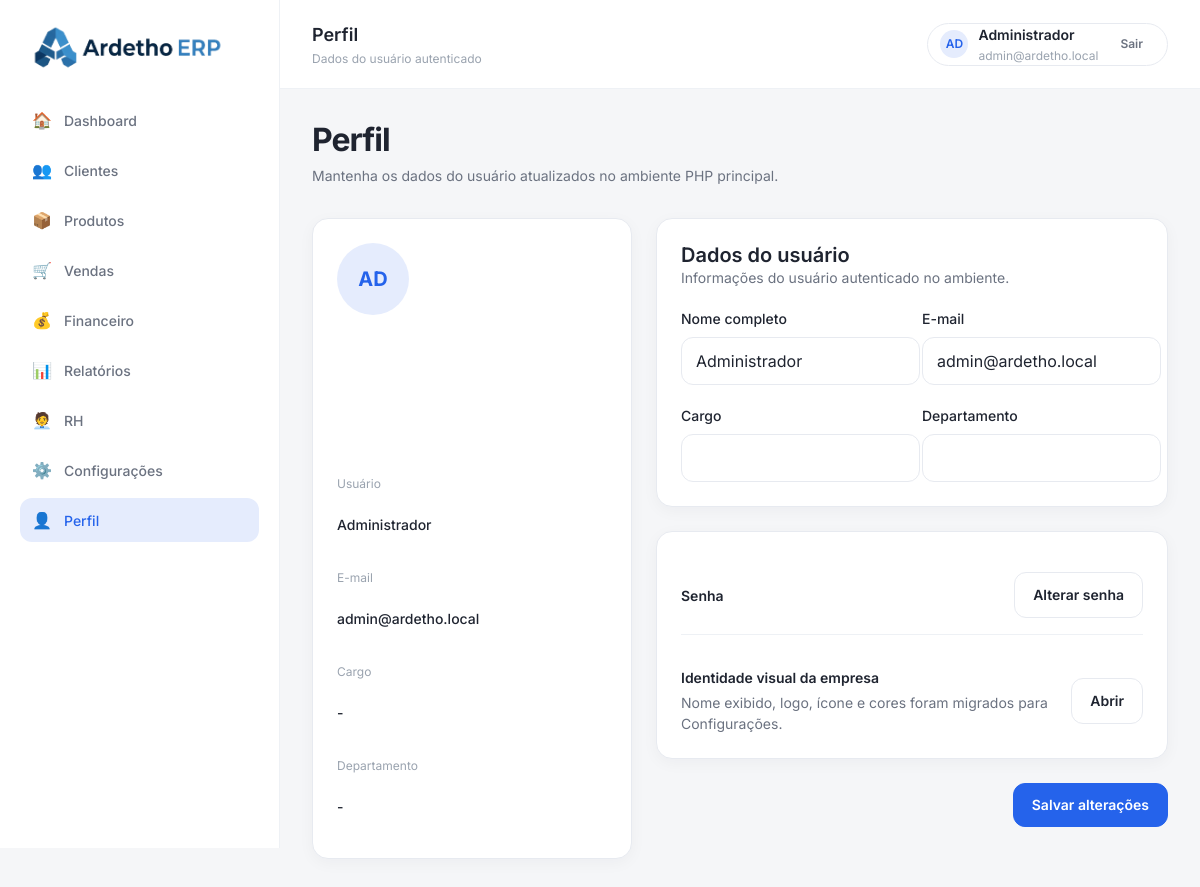
The app's page /perfil.php (signed in) with its own data.
### tables this page shows
CREATE TABLE IF NOT EXISTS usuarios (
  id_usuario INT UNSIGNED NOT NULL AUTO_INCREMENT,
  nome VARCHAR(120) NOT NULL,
  email VARCHAR(190) NOT NULL,
  cargo VARCHAR(100) NULL,
  departamento VARCHAR(100) NULL,
  senha_hash VARCHAR(255) NOT NULL,
  ativo TINYINT(1) NOT NULL DEFAULT 1,
  perfil_acesso VARCHAR(20) NOT NULL DEFAULT 'Usuário',
  status VARCHAR(10) NOT NULL DEFAULT 'Ativo',
  trocar_senha TINYINT(1) NOT NULL DEFAULT 0,
  data_cadastro DATETIME NOT NULL DEFAULT CURRENT_TIMESTAMP,
  ultimo_login DATETIME NULL,
  PRIMARY KEY (id_usuario),
  UNIQUE KEY uq_usuarios_email (email)
);

### config/database.php (called while the page is built, shortened)
<?php
function obterVariavelAmbiente(string $nome, string $padrao): string
{
    $valor = getenv($nome);
    if ($valor === false || $valor === '') {
        return $padrao;
    }
    return $valor;
}
function obterConfiguracaoBanco(): array
{
    return [
        'host' => obterVariavelAmbiente('DB_HOST', '127.0.0.1'),
        'port' => obterVariavelAmbiente('DB_PORT', '3306'),
        'dbname' => obterVariavelAmbiente('DB_NAME', 'ardetho_erp'),
        'user' => obterVariavelAmbiente('DB_USER', 'root'),
        'password' => obterVariavelAmbiente('DB_PASS', ''),
        'charset' => 'utf8mb4',
    ];
}
function obterConexaoBanco(): PDO
{
    static $pdo = null;
    if ($pdo instanceof PDO) {
        return $pdo;
    }
    $config = obterConfiguracaoBanco();
    $dsn = sprintf(
        'mysql:host=%s;port=%s;dbname=%s;charset=%s',
        $config['host'],
        $config['port'],
        $config['dbname'],
        $config['charset']
    );
    try {
        $pdo = new PDO(
            $dsn,
            $config['user'],
            $config['password'],
            [
                PDO::ATTR_ERRMODE => PDO::ERRMODE_EXCEPTION,
                PDO::ATTR_DEFAULT_FETCH_MODE => PDO::FETCH_ASSOC,
                PDO::ATTR_EMULATE_PREPARES => false,
            ]
        );
    } catch (PDOException $exception) {
        error_log('Falha ao conectar ao banco Ardetho ERP: ' . $exception->getMessage());
        throw new RuntimeException('Nao foi possivel conectar ao banco de dados.');
    }
    return $pdo;
}

### includes/auth.php (called while the page is built, shortened)
<?php
function usuarioAutenticado(): bool
{
    return isset($_SESSION['usuario'])
        && is_array($_SESSION['usuario'])
        && !empty($_SESSION['usuario']['id_usuario'])
        && !empty($_SESSION['usuario']['email']);
}
function usuarioAtual(): ?array
{
    return $_SESSION['usuario'];
}
function exigirAutenticacao(): void
{
    require_once __DIR__ . '/../config/database.php';
    $consulta = obterConexaoBanco()->prepare(
        'SELECT id_usuario, nome, email, cargo, departamento, ativo, perfil_acesso, status, trocar_senha
           FROM usuarios WHERE id_usuario = :id_usuario LIMIT 1'
    );
    $consulta->execute(['id_usuario' => (int) $_SESSION['usuario']['id_usuario']]);
}

### controllers/PerfilController.php (called while the page is built, shortened)
<?php
require_once __DIR__ . '/../config/database.php';
require_once __DIR__ . '/../includes/auth.php';
require_once __DIR__ . '/../includes/csrf.php';
require_once __DIR__ . '/../includes/flash.php';
class PerfilController
{
    private PDO $pdo;
    public function __construct()
    {
        $this->pdo = obterConexaoBanco();
    }
    public function index(): array
    {
        $usuarioSessao = usuarioAtual();
        $idUsuario = (int) ($usuarioSessao['id_usuario'] ?? 0);
        $usuario = $this->buscarUsuario($idUsuario);
        return [
            'usuario' => $usuario,
            'flash' => obterFlash(),
            'csrf' => csrfToken(),
        ];
    }
    private function buscarUsuario(int $idUsuario): ?array
    {
        $consulta = $this->pdo->prepare(
            'SELECT id_usuario, nome, email, cargo, departamento, perfil_acesso, status, trocar_senha
               FROM usuarios
              WHERE id_usuario = :id_usuario
              LIMIT 1'
        );
        $consulta->execute(['id_usuario' => $idUsuario]);
        $usuario = $consulta->fetch();
        return $usuario ?: null;
    }
    public static function iniciais(string $nome): string
    {
        $partes = preg_split('/\s+/', trim($nome)) ?: [];
        if (count($partes) === 1 && $partes[0] !== '') {
            return strtoupper(substr($partes[0], 0, 2));
        }
        return 'UA';
    }
}

### includes/flash.php (called while the page is built, shortened)
<?php
require_once __DIR__ . '/auth.php';
function obterFlash(): ?array
{
    if (empty($_SESSION['flash']) || !is_array($_SESSION['flash'])) {
        return null;
    }
    $flash = $_SESSION['flash'];
    return $flash;
}

### includes/csrf.php (called while the page is built, shortened)
<?php
require_once __DIR__ . '/auth.php';
function csrfToken(): string
{
    return $_SESSION['csrf_token'];
}

### includes/view.php (called while the page is built, shortened)
<?php
function e(mixed $valor): string
{
    return htmlspecialchars((string) $valor, ENT_QUOTES, 'UTF-8');
}

### perfil.php (the view, shortened to what this page needs)
<?php
require __DIR__ . '/includes/auth.php';
exigirAutenticacao();
require __DIR__ . '/controllers/PerfilController.php';
require __DIR__ . '/includes/view.php';
$controller = new PerfilController();
$viewData = $controller->index();
$usuario = $viewData['usuario'];
$iniciais = PerfilController::iniciais((string) ($usuario['nome'] ?? ''));
require __DIR__ . '/includes/header.php';
require __DIR__ . '/includes/sidebar.php';
require __DIR__ . '/includes/topbar.php';
?>
<section class="app-content">
        <div class="content-container">
          <div class="page-header">
            <div class="page-header-content">
              <h1 class="page-title">Perfil</h1>
              <p class="page-description">
                Mantenha os dados do usuário atualizados no ambiente PHP principal.
              </p>
            </div>
          </div>
          <div class="content-stack">
            <section class="profile-layout">
              <article class="profile-card">
                <div class="profile-avatar-large" id="profile-avatar-large"><?= e($iniciais) ?></div>
                <div class="profile-info-list">
                  <div class="profile-info-item">
                    <span class="profile-info-label">Usuário</span>
                    <span class="profile-info-value" id="profile-name"><?= e($usuario['nome'] ?? '') ?></span>
                  </div>
                  <div class="profile-info-item">
                    <span class="profile-info-label">E-mail</span>
                    <span class="profile-info-value" id="profile-email"><?= e($usuario['email'] ?? '') ?></span>
                  </div>
                  <div class="profile-info-item">
                    <span class="profile-info-label">Cargo</span>
                    <span class="profile-info-value" id="profile-role"><?= e(($usuario['cargo'] ?? '') ?: '-') ?></span>
                  </div>
                  <div class="profile-info-item">
                    <span class="profile-info-label">Departamento</span>
                    <span class="profile-info-value"><?= e(($usuario['departamento'] ?? '') ?: '-') ?></span>
                  </div>
                </div>
              </article>
              <form class="content-stack" method="post" action="perfil.php">
                <article class="page-card">
                  <div class="page-card-header">
                    <div>
                      <h2 class="page-card-title">Dados do usuário</h2>
                      <p class="page-card-description">Informações do usuário autenticado no ambiente.</p>
                    </div>
                  </div>
                  <div class="form-grid">
                    <div class="form-group">
                      <label for="profile-full-name">Nome completo</label>
                      <input id="profile-full-name" name="nome" class="input-default" type="text" value="<?= e($usuario['nome'] ?? '') ?>" />
                    </div>
                    <div class="form-group">
                      <label for="profile-email-input">E-mail</label>
                      <input id="profile-email-input" name="email" class="input-default" type="email" value="<?= e($usuario['email'] ?? '') ?>" />
                    </div>
                    <div class="form-group">
                      <label for="profile-role-input">Cargo</label>
                      <input id="profile-role-input" name="cargo" class="input-default" type="text" value="<?= e($usuario['cargo'] ?? '') ?>" />
                    </div>
                    <div class="form-group">
                      <label for="profile-department-input">Departamento</label>
                      <input id="profile-department-input" name="departamento" class="input-default" type="text" value="<?= e($usuario['departamento'] ?? '') ?>" />
                    </div>
                  </div>
                </article>
                <article class="page-card">
                  <div class="option-list">
                    <div class="option-item">
                      <div class="option-content"><span class="option-title">Senha</span></div>
                      <a href="alterar-senha.php" class="btn-secondary">Alterar senha</a>
                    </div>
                    <div class="option-item">
                      <div class="option-content">
                        <span class="option-title">Identidade visual da empresa</span>
                        <span class="option-description">Nome exibido, logo, ícone e cores foram migrados para Configurações.</span>
                      </div>
                      <a href="configuracoes.php" class="btn-secondary">Abrir</a>
                    </div>
                  </div>
                </article>
                <div class="client-form-actions">
                  <button type="submit" class="btn-primary">Salvar alterações</button>
                </div>
              </form>
            </section>
          </div>
        </div>
      </section>
<?php require __DIR__ . '/includes/footer.php'; ?>

### assets/css/variables.css (style rules this page uses)
:root { --color-bg-page: #F5F6F8; --color-bg-sidebar: #FFFFFF; --color-bg-topbar: #FFFFFF; --color-surface: #FFFFFF; --color-surface-muted: #FAFBFC; --color-surface-hover: #F0F3F7; --color-border: #E7EAF0; --color-border-strong: #D9DEE7; --color-divider: #EEF1F5; --color-text-main: #1F2430; --color-text-secondary: #6B7280; --color-text-muted: #9AA3AF; --color-text-inverse: #FFFFFF; --color-primary: #2F80ED; --color-primary-hover: #1D72E8; --color-primary-soft: #EAF3FF; --brand-primary-custom: #2563EB; --brand-accent-custom: #60A5FA; --brand-primary-soft-custom: #EAF3FF; --color-theme-dark-bg: #0F172A; --color-theme-dark-surface: #111827; --color-theme-dark-control: #0B1220; --color-theme-dark-border: #1F2937; --color-theme-dark-control-border: #334155; --color-theme-dark-text: #E5E7EB; --color-theme-dark-text-strong: #F9FAFB; --color-theme-dark-text-muted: #CBD5E1; --color-success: #36B37E; --color-success-soft: #E7F7F0; --color-warning: #C89B12; --color-warning-soft: #FBF3D8; --color-danger: #E05658; --color-danger-soft: #FDEBEC; --color-info: #2F80ED; --color-info-soft: #EAF3FF; --color-neutral: #7C8798; --color-neutral-soft: #F2F4F7; --font-family-base: "Inter", sans-serif; --font-size-xs: 12px; --font-size-sm: 14px; --font-size-md: 16px; --font-size-lg: 20px; --font-size-xl: 24px; --font-size-2xl: 32px; --font-size-3xl: 40px; --font-weight-regular: 400; --font-weight-medium: 500; --font-weight-semibold: 600; --font-weight-bold: 700; --line-height-tight: 1.2; --line-height-base: 1.5; --line-height-relaxed: 1.7; --space-xxs: 4px; --space-xs: 8px; --space-sm: 12px; --space-md: 16px; --space-lg: 20px; --space-xl: 24px; --space-2xl: 32px; --space-3xl: 40px; --space-4xl: 48px; --space-5xl: 64px; --radius-sm: 8px; --radius-md: 12px; --radius-lg: 16px; --radius-xl: 20px; --radius-pill: 999px; --shadow-soft: 0 4px 16px rgba(17, 24, 39, 0.04); --shadow-card: 0 8px 24px rgba(17, 24, 39, 0.06); --shadow-hover: 0 12px 28px rgba(17, 24, 39, 0.08); --container-width: 1280px; --sidebar-width: 280px; --topbar-height: 88px; --content-max-width: 1440px; --transition-base: all 0.25s ease; }

### assets/css/global.css (style rules this page uses)
html { scroll-behavior: smooth; }
body { margin: 0; background: var(--color-bg-page); color: var(--color-text-main); font-family: var(--font-family-base); font-size: var(--font-size-md); font-weight: var(--font-weight-regular); line-height: var(--line-height-base); -webkit-font-smoothing: antialiased; -moz-osx-font-smoothing: grayscale; }
html, body { max-width: 100%; overflow-x: hidden; }
body { -webkit-overflow-scrolling: touch; }
a { color: inherit; text-decoration: none; transition: var(--transition-base); }
button, input, textarea, select { font: inherit; }
h1, h2, h3, h4, h5, h6 { margin: 0; color: var(--color-text-main); line-height: var(--line-height-tight); }
h1 { font-size: var(--font-size-3xl); font-weight: var(--font-weight-bold); }
h2 { font-size: var(--font-size-xl); font-weight: var(--font-weight-bold); }
p { margin: 0; color: var(--color-text-secondary); line-height: var(--line-height-relaxed); }

### assets/css/layout.css (style rules this page uses)
.app-content { flex: 1; padding: 32px; }
.content-container { width: 100%; max-width: var(--content-max-width); margin: 0 auto; }
.page-header { display: flex; align-items: flex-start; justify-content: space-between; gap: var(--space-lg); margin-bottom: var(--space-2xl); }
.page-header-content { display: grid; gap: 6px; }
.page-title { font-size: 2rem; font-weight: var(--font-weight-bold); letter-spacing: -0.03em; color: var(--color-text-main); }
.page-description { font-size: var(--font-size-sm); color: var(--color-text-secondary); line-height: var(--line-height-base); }
.content-stack { display: grid; gap: var(--space-xl); }

### records on screen
usuarios: nome "AD", nome "Administrador", email "admin@ardetho.local", cargo "-", departamento "-"

### other values on screen
$item['icon'] "🏠"
$item['label'] "Dashboard"
$item['icon'] "👥"
$item['label'] "Clientes"
$item['icon'] "📦"
$item['label'] "Produtos"
$item['icon'] "🛒"
$item['label'] "Vendas"
$item['icon'] "💰"
$item['label'] "Financeiro"
$item['icon'] "📊"
$item['label'] "Relatórios"
$item['icon'] "🧑‍💼"
$item['label'] "RH"
$item['icon'] "⚙️"
